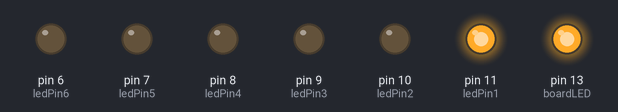
A sketch run on a simulated Arduino Uno, built with avr-gcc and run on an emulated ATmega328P. On the bench: output pins drawn as LEDs (lit = HIGH).

Above: at 0.2 s.
At 0.7 s:
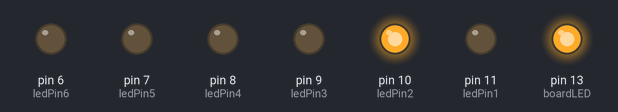
At 1.2 s:
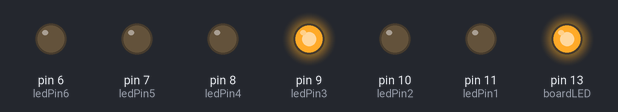
At 1.7 s:
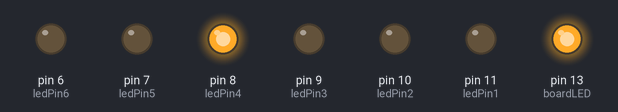
At 2.7 s:
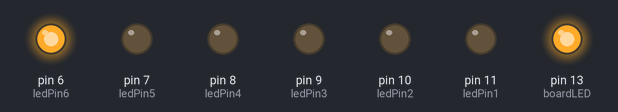
At 3.5 s:
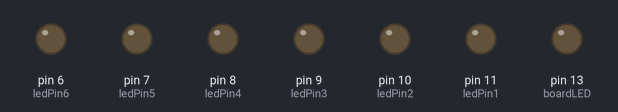
Timing chart, 0 to 5.2 s (numbered marks = the images above):
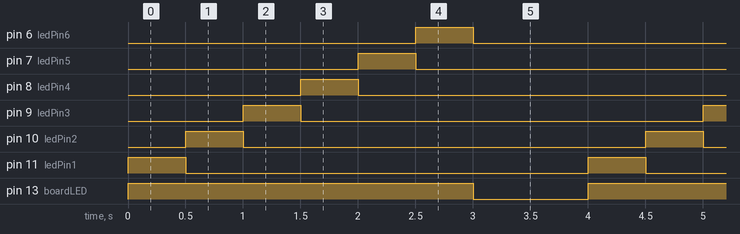

The sketch:

multiLED.ino
```cpp
/*
  MultiLED
  Turns on 6 LEDs on for a half second each, then off for one second, repeatedly.
 */

int boardLED = 13;
int ledPin1 = 11;
int ledPin2 = 10;
int ledPin3 = 9;
int ledPin4 = 8;
int ledPin5 = 7;
int ledPin6 = 6;

void setup() {
  // initialize the digital pin as an output.
  pinMode(boardLED, OUTPUT);
  pinMode(ledPin1, OUTPUT);
  pinMode(ledPin2, OUTPUT);
  pinMode(ledPin3, OUTPUT);
  pinMode(ledPin4, OUTPUT);
  pinMode(ledPin5, OUTPUT);
  pinMode(ledPin6, OUTPUT);
}

void loop() {
  digitalWrite(boardLED, HIGH);   // set the LED on
  digitalWrite(ledPin1, HIGH);   // set the LED on
  delay(500);              // wait for a second
  digitalWrite(ledPin1, LOW);    // set the LED off
  digitalWrite(ledPin2, HIGH);   // set the LED on
  delay(500);              // wait for a second
  digitalWrite(ledPin2, LOW);    // set the LED off
  digitalWrite(ledPin3, HIGH);   // set the LED on
  delay(500);              // wait for a second
  digitalWrite(ledPin3, LOW);    // set the LED off
  digitalWrite(ledPin4, HIGH);   // set the LED on
  delay(500);              // wait for a second
  digitalWrite(ledPin4, LOW);    // set the LED off
  digitalWrite(ledPin5, HIGH);   // set the LED on
  delay(500);              // wait for a second
  digitalWrite(ledPin5, LOW);    // set the LED off
  digitalWrite(ledPin6, HIGH);   // set the LED on
  delay(500);              // wait for a second
  digitalWrite(ledPin6, LOW);    // set the LED off

  digitalWrite(boardLED, LOW);    // set the LED off
  delay(1000);              // wait for a second
}
```

Measured:
- by itself, pin 13 (boardLED): alternates HIGH for 3.0 s and LOW for 1.0 s
- by itself, pin 6 (ledPin6), pin 7 (ledPin5), pin 8 (ledPin4), pin 9 (ledPin3), pin 10 (ledPin2), pin 11 (ledPin1): alternates HIGH for 0.50 s and LOW for 3.5 s
- by itself, everything shown: repeats every 4.0 s, in 7 steps
